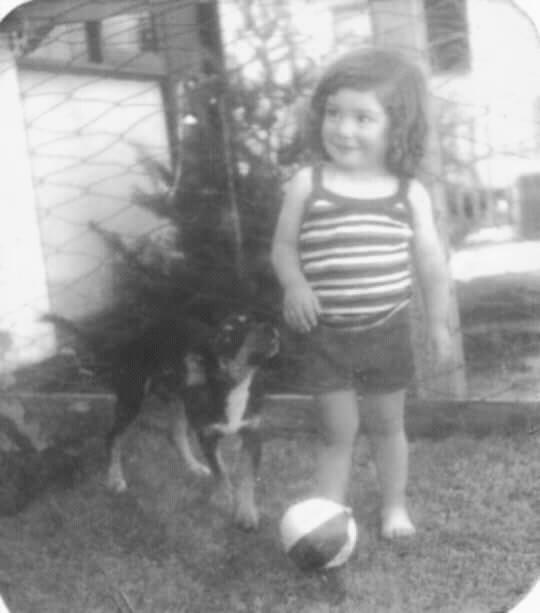
%> input picture P4/fotogris.jpg, 540 x 613 px
$ octave P4b.m   (GNU Octave 9; MATLAB toolbox functions it lacks are replaced by stand-ins)
%> lines starting %> are read from the running program, lines starting %| are printed output that depends on the picture
clc
A = imread('fotogris.jpg');
%> A is the input picture: size 613x540 uint8; min 45, max 254, mean 148.8
imshow(A)
A = double(A);
%> A: size 613x540 double
[U,S,V] = svd(A);

for k=1:1:30
    X1=U(:,1:k)*S(1:k,1:k)*(V(:,1:k))';
    imshow(uint8(X1))
end
%> this loop made 30 passes
%> pass 1, `imshow(uint8(X1))`:
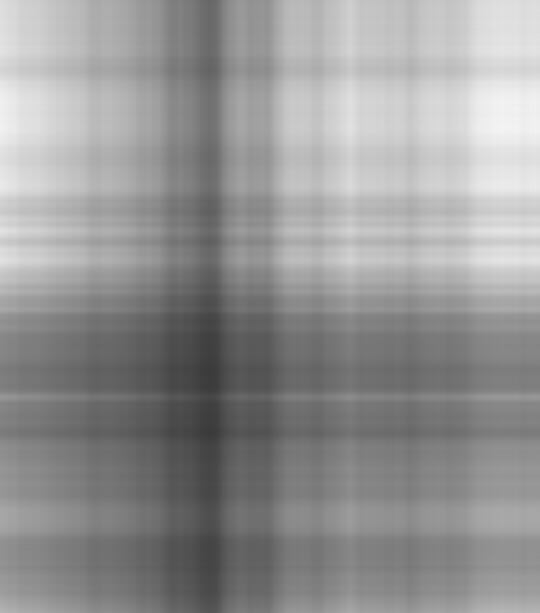
%> displayed picture: size 613x540, on the screen's scale of 0 to 255; min 58, max 243, mean 148.7
%> pass 2, `imshow(uint8(X1))`:
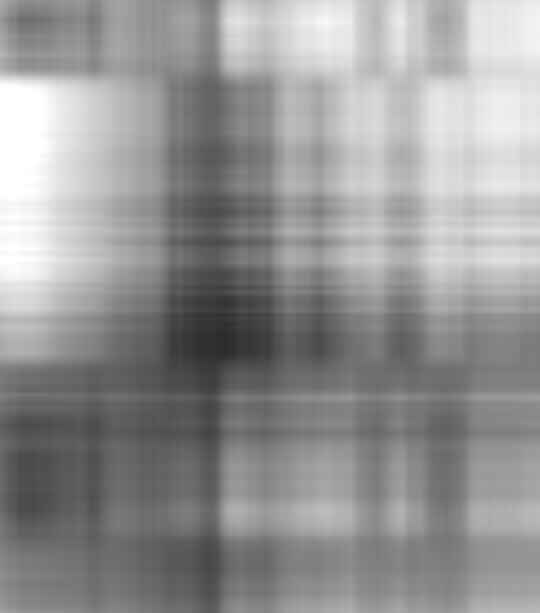
%> displayed picture: size 613x540, on the screen's scale of 0 to 255; min 43, max 255, mean 148.7

for k=1:1:150
    X2=U(:,1:k)*S(1:k,1:k)*(V(:,1:k))';
    imshow(uint8(X2))
end

$ run again, with P4/IMG_1582.TIF saved as P4/fotogris.jpg
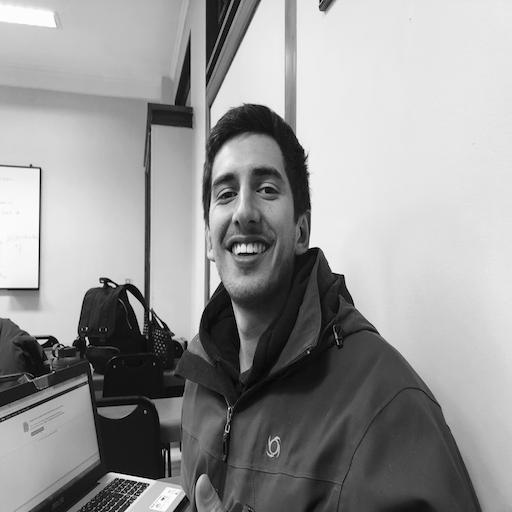
%> input picture P4/IMG_1582.TIF, 512 x 512 px
%> A is the input picture: size 512x512 uint8; min 0, max 255, mean 151.6
%> A: size 512x512 double
%> the loop `for k=1:1:30` made 30 passes
%> pass 1, `imshow(uint8(X1))`:
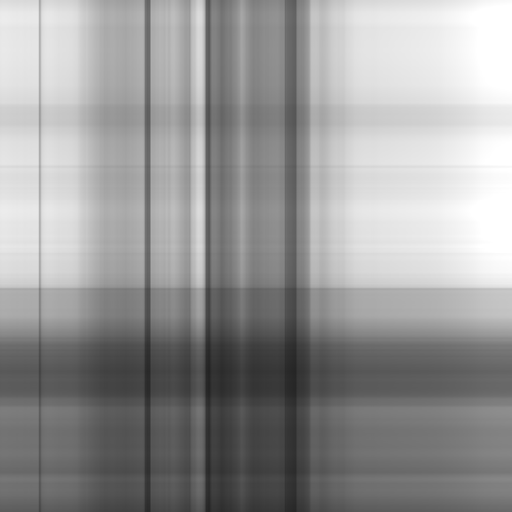
%> displayed picture: size 512x512, on the screen's scale of 0 to 255; min 35, max 255, mean 152
%> pass 2, `imshow(uint8(X1))`:
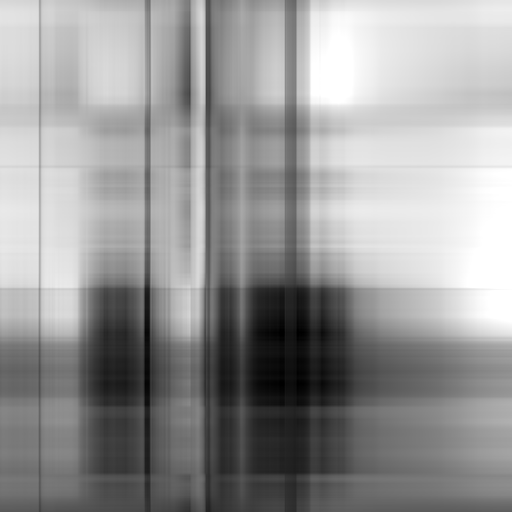
%> displayed picture: size 512x512, on the screen's scale of 0 to 255; min 0, max 255, mean 151.3
